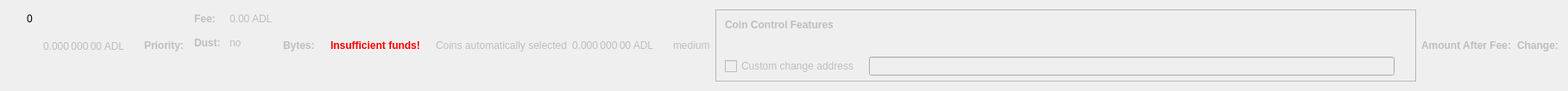
    <widget class="QWidget" name="dummyHideWidget" native="true">
     <property name="maximumSize">
      <size>
       <width>100</width>
       <height>22</height>
      </size>
     </property>
     <layout class="QHBoxLayout" name="dummyHideLayout">
      <item>
       <layout class="QFormLayout" name="formLayoutCoinControl1">
        <property name="horizontalSpacing">
         <number>10</number>
        </property>
        <property name="verticalSpacing">
         <number>14</number>
        </property>
        <property name="leftMargin">
         <number>10</number>
        </property>
        <property name="topMargin">
         <number>4</number>
        </property>
        <property name="rightMargin">
         <number>6</number>
        </property>
        <item row="0" column="1">
         <widget class="QLabel" name="labelCoinControlBytes">
          <property name="cursor">
           <cursorShape>IBeamCursor</cursorShape>
          </property>
          <property name="contextMenuPolicy">
           <enum>Qt::ActionsContextMenu</enum>
          </property>
          <property name="text">
           <string notr="true">0</string>
          </property>
          <property name="textInteractionFlags">
           <set>Qt::LinksAccessibleByMouse|Qt::TextSelectableByKeyboard|Qt::TextSelectableByMouse</set>
          </property>
         </widget>
        </item>
       </layout>
      </item>
      <item>
       <widget class="QLabel" name="labelCoinControlAfterFee">
        <property name="enabled">
         <bool>false</bool>
        </property>
        <property name="sizePolicy">
         <sizepolicy hsizetype="Fixed" vsizetype="Fixed">
          <horstretch>0</horstretch>
          <verstretch>0</verstretch>
         </sizepolicy>
        </property>
        <property name="minimumSize">
         <size>
          <width>111</width>
          <height>12</height>
         </size>
        </property>
        <property name="maximumSize">
         <size>
          <width>111</width>
          <height>12</height>
         </size>
        </property>
        <property name="cursor">
         <cursorShape>IBeamCursor</cursorShape>
        </property>
        <property name="contextMenuPolicy">
         <enum>Qt::ActionsContextMenu</enum>
        </property>
        <property name="text">
         <string notr="true">0.000 000 00 ADL</string>
        </property>
        <property name="textInteractionFlags">
         <set>Qt::LinksAccessibleByMouse|Qt::TextSelectableByKeyboard|Qt::TextSelectableByMouse</set>
        </property>
       </widget>
      </item>
      <item>
       <widget class="QLabel" name="labelCoinControlPriorityText">
        <property name="enabled">
         <bool>false</bool>
        </property>
        <property name="font">
         <font>
          <weight>75</weight>
          <bold>true</bold>
         </font>
        </property>
        <property name="text">
         <string>Priority:</string>
        </property>
       </widget>
      </item>
      <item>
       <layout class="QHBoxLayout" name="horizontalLayout"/>
      </item>
      <item>
       <layout class="QFormLayout" name="formLayoutCoinControl3">
        <property name="horizontalSpacing">
         <number>10</number>
        </property>
        <property name="verticalSpacing">
         <number>14</number>
        </property>
        <property name="leftMargin">
         <number>6</number>
        </property>
        <property name="topMargin">
         <number>4</number>
        </property>
        <property name="rightMargin">
         <number>6</number>
        </property>
        <item row="0" column="0">
         <widget class="QLabel" name="labelCoinControlFeeText">
          <property name="enabled">
           <bool>false</bool>
          </property>
          <property name="font">
           <font>
            <weight>75</weight>
            <bold>true</bold>
           </font>
          </property>
          <property name="text">
           <string>Fee:</string>
          </property>
          <property name="margin">
           <number>0</number>
          </property>
         </widget>
        </item>
        <item row="0" column="1">
         <widget class="QLabel" name="labelCoinControlFee">
          <property name="enabled">
           <bool>false</bool>
          </property>
          <property name="cursor">
           <cursorShape>IBeamCursor</cursorShape>
          </property>
          <property name="contextMenuPolicy">
           <enum>Qt::ActionsContextMenu</enum>
          </property>
          <property name="text">
           <string notr="true">0.00 ADL</string>
          </property>
          <property name="textInteractionFlags">
           <set>Qt::LinksAccessibleByMouse|Qt::TextSelectableByKeyboard|Qt::TextSelectableByMouse</set>
          </property>
         </widget>
        </item>
        <item row="1" column="0">
         <widget class="QLabel" name="labelCoinControlLowOutputText">
          <property name="enabled">
           <bool>false</bool>
          </property>
          <property name="font">
           <font>
            <weight>75</weight>
            <bold>true</bold>
           </font>
          </property>
          <property name="text">
           <string>Dust:</string>
          </property>
         </widget>
        </item>
        <item row="1" column="1">
         <widget class="QLabel" name="labelCoinControlLowOutput">
          <property name="enabled">
           <bool>false</bool>
          </property>
          <property name="cursor">
           <cursorShape>IBeamCursor</cursorShape>
          </property>
          <property name="contextMenuPolicy">
           <enum>Qt::ActionsContextMenu</enum>
          </property>
          <property name="text">
           <string>no</string>
          </property>
          <property name="textInteractionFlags">
           <set>Qt::LinksAccessibleByMouse|Qt::TextSelectableByKeyboard|Qt::TextSelectableByMouse</set>
          </property>
         </widget>
        </item>
       </layout>
      </item>
      <item>
       <widget class="QLabel" name="labelCoinControlBytesText">
        <property name="enabled">
         <bool>false</bool>
        </property>
        <property name="font">
         <font>
          <weight>75</weight>
          <bold>true</bold>
         </font>
        </property>
        <property name="text">
         <string>Bytes:</string>
        </property>
       </widget>
      </item>
      <item>
       <layout class="QFormLayout" name="formLayoutCoinControl2">
        <property name="horizontalSpacing">
         <number>10</number>
        </property>
        <property name="verticalSpacing">
         <number>14</number>
        </property>
        <property name="leftMargin">
         <number>6</number>
        </property>
        <property name="topMargin">
         <number>4</number>
        </property>
        <property name="rightMargin">
         <number>6</number>
        </property>
       </layout>
      </item>
      <item>
       <layout class="QHBoxLayout" name="horizontalLayoutCoinControl2">
        <property name="spacing">
         <number>8</number>
        </property>
        <property name="bottomMargin">
         <number>10</number>
        </property>
       </layout>
      </item>
      <item>
       <widget class="QLabel" name="labelCoinControlInsuffFunds">
        <property name="enabled">
         <bool>false</bool>
        </property>
        <property name="minimumSize">
         <size>
          <width>0</width>
          <height>0</height>
         </size>
        </property>
        <property name="font">
         <font>
          <weight>75</weight>
          <bold>true</bold>
         </font>
        </property>
        <property name="styleSheet">
         <string notr="true">color:red;font-weight:bold;</string>
        </property>
        <property name="text">
         <string>Insufficient funds!</string>
        </property>
        <property name="margin">
         <number>5</number>
        </property>
       </widget>
      </item>
      <item>
       <layout class="QFormLayout" name="formLayoutCoinControl4">
        <property name="horizontalSpacing">
         <number>10</number>
        </property>
        <property name="verticalSpacing">
         <number>14</number>
        </property>
        <property name="leftMargin">
         <number>6</number>
        </property>
        <property name="topMargin">
         <number>4</number>
        </property>
        <property name="rightMargin">
         <number>6</number>
        </property>
       </layout>
      </item>
      <item>
       <widget class="QLabel" name="labelCoinControlAutomaticallySelected">
        <property name="enabled">
         <bool>false</bool>
        </property>
        <property name="sizePolicy">
         <sizepolicy hsizetype="Fixed" vsizetype="Fixed">
          <horstretch>0</horstretch>
          <verstretch>0</verstretch>
         </sizepolicy>
        </property>
        <property name="minimumSize">
         <size>
          <width>0</width>
          <height>0</height>
         </size>
        </property>
        <property name="maximumSize">
         <size>
          <width>240</width>
          <height>16777215</height>
         </size>
        </property>
        <property name="text">
         <string>Coins automatically selected</string>
        </property>
        <property name="margin">
         <number>5</number>
        </property>
       </widget>
      </item>
      <item>
       <widget class="QLabel" name="labelCoinControlChange">
        <property name="enabled">
         <bool>false</bool>
        </property>
        <property name="sizePolicy">
         <sizepolicy hsizetype="Fixed" vsizetype="Fixed">
          <horstretch>0</horstretch>
          <verstretch>0</verstretch>
         </sizepolicy>
        </property>
        <property name="minimumSize">
         <size>
          <width>111</width>
          <height>0</height>
         </size>
        </property>
        <property name="maximumSize">
         <size>
          <width>111</width>
          <height>16777215</height>
         </size>
        </property>
        <property name="cursor">
         <cursorShape>IBeamCursor</cursorShape>
        </property>
        <property name="contextMenuPolicy">
         <enum>Qt::ActionsContextMenu</enum>
        </property>
        <property name="text">
         <string notr="true">0.000 000 00 ADL</string>
        </property>
        <property name="textInteractionFlags">
         <set>Qt::LinksAccessibleByMouse|Qt::TextSelectableByKeyboard|Qt::TextSelectableByMouse</set>
        </property>
       </widget>
      </item>
      <item>
       <widget class="QLabel" name="labelCoinControlPriority">
        <property name="enabled">
         <bool>false</bool>
        </property>
        <property name="cursor">
         <cursorShape>IBeamCursor</cursorShape>
        </property>
        <property name="contextMenuPolicy">
         <enum>Qt::ActionsContextMenu</enum>
        </property>
        <property name="text">
         <string>medium</string>
        </property>
        <property name="textInteractionFlags">
         <set>Qt::LinksAccessibleByMouse|Qt::TextSelectableByKeyboard|Qt::TextSelectableByMouse</set>
        </property>
       </widget>
      </item>
      <item>
       <widget class="QFrame" name="frameCoinControl">
        <property name="sizePolicy">
         <sizepolicy hsizetype="Expanding" vsizetype="Expanding">
          <horstretch>0</horstretch>
          <verstretch>0</verstretch>
         </sizepolicy>
        </property>
        <property name="maximumSize">
         <size>
          <width>16777215</width>
          <height>16777215</height>
         </size>
        </property>
        <property name="frameShape">
         <enum>QFrame::StyledPanel</enum>
        </property>
        <property name="frameShadow">
         <enum>QFrame::Sunken</enum>
        </property>
        <layout class="QVBoxLayout" name="verticalLayoutCoinControl2_2">
         <property name="spacing">
          <number>0</number>
         </property>
         <property name="leftMargin">
          <number>0</number>
         </property>
         <property name="topMargin">
          <number>0</number>
         </property>
         <property name="rightMargin">
          <number>0</number>
         </property>
         <property name="bottomMargin">
          <number>6</number>
         </property>
         <item>
          <layout class="QVBoxLayout" name="verticalLayoutCoinControl" stretch="0,0,0,1">
           <property name="spacing">
            <number>0</number>
           </property>
           <property name="leftMargin">
            <number>10</number>
           </property>
           <property name="topMargin">
            <number>10</number>
           </property>
           <item>
            <layout class="QHBoxLayout" name="horizontalLayoutCoinControl1">
             <property name="bottomMargin">
              <number>15</number>
             </property>
             <item>
              <widget class="QLabel" name="labelCoinControlFeatures">
               <property name="enabled">
                <bool>false</bool>
               </property>
               <property name="sizePolicy">
                <sizepolicy hsizetype="Preferred" vsizetype="Maximum">
                 <horstretch>0</horstretch>
                 <verstretch>0</verstretch>
                </sizepolicy>
               </property>
               <property name="font">
                <font>
                 <weight>75</weight>
                 <bold>true</bold>
                </font>
               </property>
               <property name="styleSheet">
                <string notr="true">font-weight:bold;</string>
               </property>
               <property name="text">
                <string>Coin Control Features</string>
               </property>
              </widget>
             </item>
            </layout>
           </item>
           <item>
            <widget class="QWidget" name="widgetCoinControl" native="true">
             <property name="sizePolicy">
              <sizepolicy hsizetype="Preferred" vsizetype="Preferred">
               <horstretch>0</horstretch>
               <verstretch>0</verstretch>
              </sizepolicy>
             </property>
             <property name="minimumSize">
              <size>
               <width>0</width>
               <height>0</height>
              </size>
             </property>
             <property name="styleSheet">
              <string notr="true"/>
             </property>
             <layout class="QHBoxLayout" name="horizontalLayoutCoinControl5_2">
              <property name="leftMargin">
               <number>0</number>
              </property>
              <property name="topMargin">
               <number>0</number>
              </property>
              <property name="rightMargin">
               <number>0</number>
              </property>
              <property name="bottomMargin">
               <number>0</number>
              </property>
              <item>
               <layout class="QHBoxLayout" name="horizontalLayoutCoinControl3">
                <property name="spacing">
                 <number>20</number>
                </property>
                <property name="topMargin">
                 <number>0</number>
                </property>
                <property name="bottomMargin">
                 <number>10</number>
                </property>
               </layout>
              </item>
             </layout>
            </widget>
           </item>
           <item>
            <layout class="QHBoxLayout" name="horizontalLayoutCoinControl4" stretch="0,0,0">
             <property name="spacing">
              <number>12</number>
             </property>
             <property name="sizeConstraint">
              <enum>QLayout::SetDefaultConstraint</enum>
             </property>
             <property name="topMargin">
              <number>5</number>
             </property>
             <property name="rightMargin">
              <number>5</number>
             </property>
             <item>
              <widget class="QCheckBox" name="checkBoxCoinControlChange">
               <property name="enabled">
                <bool>false</bool>
               </property>
               <property name="toolTip">
                <string>If this is activated, but the change address is empty or invalid, change will be sent to a newly generated address.</string>
               </property>
               <property name="text">
                <string>Custom change address</string>
               </property>
              </widget>
             </item>
             <item>
              <widget class="QValidatedLineEdit" name="lineEditCoinControlChange">
               <property name="enabled">
                <bool>false</bool>
               </property>
               <property name="sizePolicy">
                <sizepolicy hsizetype="Expanding" vsizetype="Fixed">
                 <horstretch>0</horstretch>
                 <verstretch>0</verstretch>
                </sizepolicy>
               </property>
              </widget>
             </item>
             <item>
              <widget class="QLabel" name="labelCoinControlChangeLabel_2">
               <property name="sizePolicy">
                <sizepolicy hsizetype="Preferred" vsizetype="Expanding">
                 <horstretch>0</horstretch>
                 <verstretch>0</verstretch>
                </sizepolicy>
               </property>
               <property name="minimumSize">
                <size>
                 <width>0</width>
                 <height>0</height>
                </size>
               </property>
               <property name="text">
                <string/>
               </property>
               <property name="margin">
                <number>3</number>
               </property>
              </widget>
             </item>
            </layout>
           </item>
           <item>
            <spacer name="verticalSpacerCoinControl">
             <property name="orientation">
              <enum>Qt::Vertical</enum>
             </property>
             <property name="sizeHint" stdset="0">
              <size>
               <width>800</width>
               <height>1</height>
              </size>
             </property>
            </spacer>
           </item>
          </layout>
         </item>
        </layout>
       </widget>
      </item>
      <item>
       <widget class="QLabel" name="labelCoinControlAfterFeeText">
        <property name="enabled">
         <bool>false</bool>
        </property>
        <property name="minimumSize">
         <size>
          <width>0</width>
          <height>0</height>
         </size>
        </property>
        <property name="maximumSize">
         <size>
          <width>16777215</width>
          <height>16777215</height>
         </size>
        </property>
        <property name="font">
         <font>
          <weight>75</weight>
          <bold>true</bold>
         </font>
        </property>
        <property name="text">
         <string>Amount After Fee:</string>
        </property>
        <property name="alignment">
         <set>Qt::AlignLeading|Qt::AlignLeft|Qt::AlignVCenter</set>
        </property>
        <property name="margin">
         <number>0</number>
        </property>
       </widget>
      </item>
      <item>
       <widget class="QLabel" name="labelCoinControlChangeText">
        <property name="enabled">
         <bool>false</bool>
        </property>
        <property name="sizePolicy">
         <sizepolicy hsizetype="Preferred" vsizetype="Preferred">
          <horstretch>0</horstretch>
          <verstretch>0</verstretch>
         </sizepolicy>
        </property>
        <property name="minimumSize">
         <size>
          <width>0</width>
          <height>0</height>
         </size>
        </property>
        <property name="maximumSize">
         <size>
          <width>16777215</width>
          <height>16777215</height>
         </size>
        </property>
        <property name="font">
         <font>
          <weight>75</weight>
          <bold>true</bold>
         </font>
        </property>
        <property name="text">
         <string>Change:</string>
        </property>
        <property name="alignment">
         <set>Qt::AlignLeading|Qt::AlignLeft|Qt::AlignVCenter</set>
        </property>
       </widget>
      </item>
     </layout>
    </widget>
